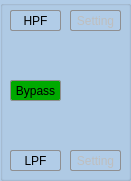
      <widget class="QGroupBox" name="groupBox_8">
       <property name="geometry">
        <rect>
         <x>356</x>
         <y>80</y>
         <width>131</width>
         <height>181</height>
        </rect>
       </property>
       <property name="styleSheet">
        <string notr="true">background-color: rgb(177, 204, 231);</string>
       </property>
       <property name="title">
        <string/>
       </property>
       <widget class="QPushButton" name="filter1HPF">
        <property name="geometry">
         <rect>
          <x>10</x>
          <y>10</y>
          <width>51</width>
          <height>21</height>
         </rect>
        </property>
        <property name="focusPolicy">
         <enum>Qt::NoFocus</enum>
        </property>
        <property name="styleSheet">
         <string notr="true">QPushButton {
     border: 1px solid #8f8f91;
     border-radius: 2px;
     background-color: qlineargradient(x1: 0, y1: 0, x2: 0, y2: 1,
                                       stop: 0 #f6f7fa, stop: 1 #dadbde);
 }

 QPushButton:pressed {
     background-color: qlineargradient(x1: 0, y1: 0, x2: 0, y2: 1,
                                       stop: 0 #dadbde, stop: 1 #f6f7fa);
 }
QPushButton:checked{
	background-color: rgb(0, 170, 0);
}</string>
        </property>
        <property name="text">
         <string>HPF</string>
        </property>
        <property name="checkable">
         <bool>true</bool>
        </property>
        <property name="autoExclusive">
         <bool>true</bool>
        </property>
       </widget>
       <widget class="QPushButton" name="filter1HPFSet">
        <property name="enabled">
         <bool>false</bool>
        </property>
        <property name="geometry">
         <rect>
          <x>70</x>
          <y>10</y>
          <width>51</width>
          <height>21</height>
         </rect>
        </property>
        <property name="focusPolicy">
         <enum>Qt::NoFocus</enum>
        </property>
        <property name="styleSheet">
         <string notr="true">QPushButton {
     border: 1px solid #8f8f91;
     border-radius: 2px;
     background-color: qlineargradient(x1: 0, y1: 0, x2: 0, y2: 1,
                                       stop: 0 #f6f7fa, stop: 1 #dadbde);
 }

 QPushButton:pressed {
     background-color: qlineargradient(x1: 0, y1: 0, x2: 0, y2: 1,
                                       stop: 0 #dadbde, stop: 1 #f6f7fa);
 }
</string>
        </property>
        <property name="text">
         <string>Setting</string>
        </property>
       </widget>
       <widget class="QPushButton" name="filter1Bypass">
        <property name="geometry">
         <rect>
          <x>10</x>
          <y>80</y>
          <width>51</width>
          <height>21</height>
         </rect>
        </property>
        <property name="focusPolicy">
         <enum>Qt::NoFocus</enum>
        </property>
        <property name="styleSheet">
         <string notr="true">QPushButton {
     border: 1px solid #8f8f91;
     border-radius: 2px;
     background-color: qlineargradient(x1: 0, y1: 0, x2: 0, y2: 1,
                                       stop: 0 #f6f7fa, stop: 1 #dadbde);
 }

 QPushButton:pressed {
     background-color: qlineargradient(x1: 0, y1: 0, x2: 0, y2: 1,
                                       stop: 0 #dadbde, stop: 1 #f6f7fa);
 }
QPushButton:checked{
	background-color: rgb(0, 170, 0);
}</string>
        </property>
        <property name="text">
         <string>Bypass</string>
        </property>
        <property name="checkable">
         <bool>true</bool>
        </property>
        <property name="checked">
         <bool>true</bool>
        </property>
        <property name="autoExclusive">
         <bool>true</bool>
        </property>
       </widget>
       <widget class="QPushButton" name="filter1LPF">
        <property name="geometry">
         <rect>
          <x>10</x>
          <y>150</y>
          <width>51</width>
          <height>21</height>
         </rect>
        </property>
        <property name="focusPolicy">
         <enum>Qt::NoFocus</enum>
        </property>
        <property name="styleSheet">
         <string notr="true">QPushButton {
     border: 1px solid #8f8f91;
     border-radius: 2px;
     background-color: qlineargradient(x1: 0, y1: 0, x2: 0, y2: 1,
                                       stop: 0 #f6f7fa, stop: 1 #dadbde);
 }

 QPushButton:pressed {
     background-color: qlineargradient(x1: 0, y1: 0, x2: 0, y2: 1,
                                       stop: 0 #dadbde, stop: 1 #f6f7fa);
 }
QPushButton:checked{
	background-color: rgb(0, 170, 0);
}</string>
        </property>
        <property name="text">
         <string>LPF</string>
        </property>
        <property name="checkable">
         <bool>true</bool>
        </property>
        <property name="autoExclusive">
         <bool>true</bool>
        </property>
       </widget>
       <widget class="QPushButton" name="filter1LPFSet">
        <property name="enabled">
         <bool>false</bool>
        </property>
        <property name="geometry">
         <rect>
          <x>70</x>
          <y>150</y>
          <width>51</width>
          <height>21</height>
         </rect>
        </property>
        <property name="focusPolicy">
         <enum>Qt::NoFocus</enum>
        </property>
        <property name="styleSheet">
         <string notr="true">QPushButton {
     border: 1px solid #8f8f91;
     border-radius: 2px;
     background-color: qlineargradient(x1: 0, y1: 0, x2: 0, y2: 1,
                                       stop: 0 #f6f7fa, stop: 1 #dadbde);
 }

 QPushButton:pressed {
     background-color: qlineargradient(x1: 0, y1: 0, x2: 0, y2: 1,
                                       stop: 0 #dadbde, stop: 1 #f6f7fa);
 }
</string>
        </property>
        <property name="text">
         <string>Setting</string>
        </property>
       </widget>
      </widget>
